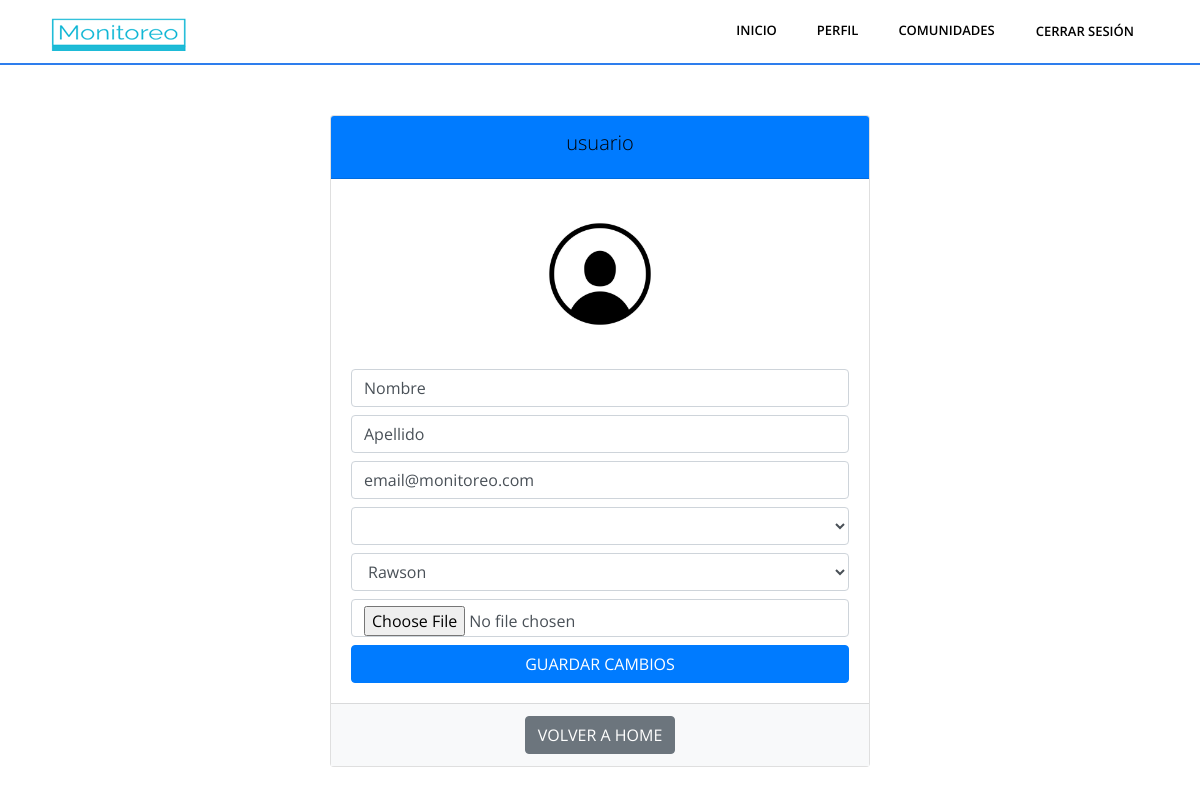
/perfil/ (signed in), run on an earlier commit of the app's database.
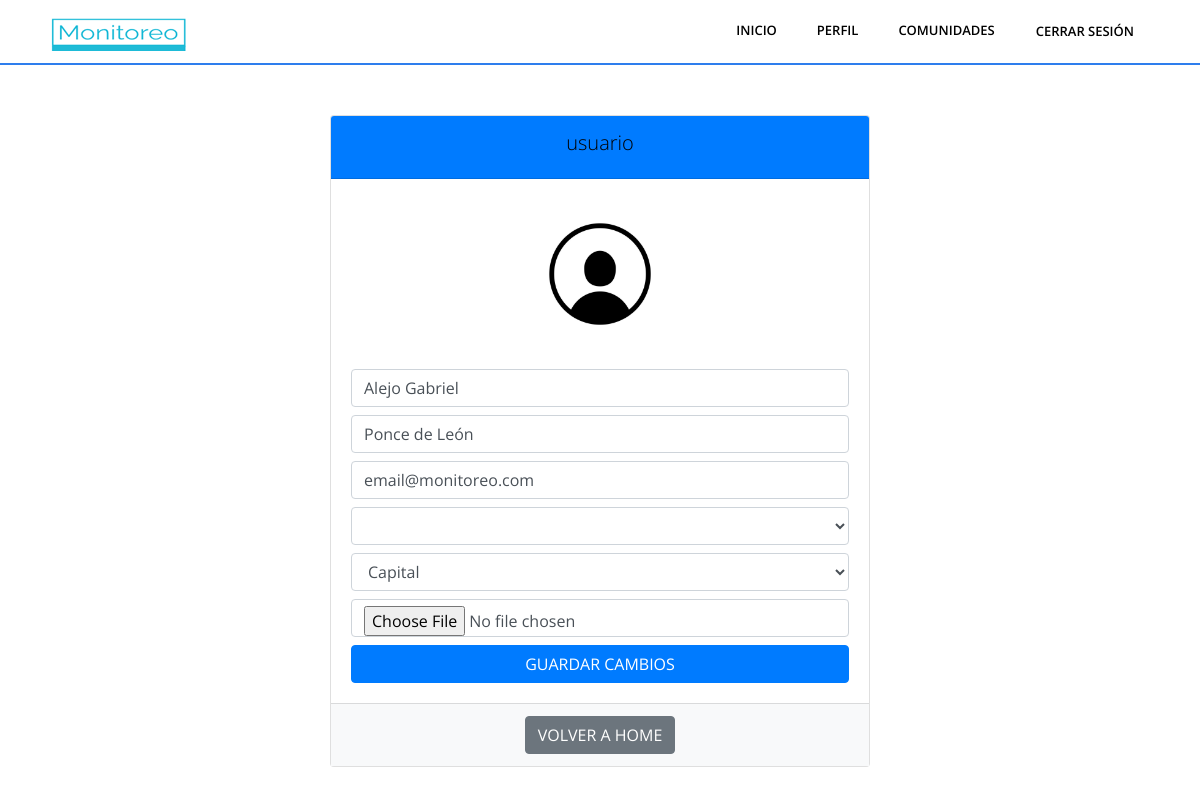
And on a later commit of the database.
### Aplicaciones/Monitoreo/models.py (models this page shows)
class Perfil(models.Model):
    user = models.OneToOneField(User, on_delete=models.CASCADE)
    nombre = models.CharField(max_length=100)
    apellido = models.CharField(max_length=100)
    email = models.CharField(max_length=100, blank=True, null=True)
    direccion = models.CharField(max_length=100, blank=True, null=True)
    departamento = models.CharField(max_length=100, blank=True, null=True)
    comunidades = models.ManyToManyField(Comunidad, through=ComunidadPerfil, related_name='comunidades', blank=True)
    lineas = models.ManyToManyField(LineaTransporte, through=LineaPerfil, related_name='lineas', blank=True)
    profile_picture = models.ImageField(upload_to='profile_pics/', blank=True, null=True)
    ultima_latitud = models.FloatField(null=True, blank=True)
    ultima_longitud = models.FloatField(null=True, blank=True)
    def __str__(self):
        return self.user.username

### Aplicaciones/Monitoreo/views.py (the view)
# urls.py: path('perfil/',views.perfil_usuario, name = "perfil_usuario"),
@login_required
def perfil_usuario(request):
    group_names = requestGroups(request)
    perfil_usuario = get_object_or_404(Perfil, user=request.user)
    provincias = obtener_provincias()
    if request.method == 'POST':
        form = UserProfileForm(request.POST, request.FILES, instance=perfil_usuario)
        nuevo_email = request.POST.get('email')
        antiguo_email = perfil_usuario.email
        if form.is_valid():
            if(nuevo_email != antiguo_email):
                print('envio de mail en progreso')
                send_mail(
                    '¡Actualizaste tu mail!',
                    f'Hola {perfil_usuario.nombre},\n\nTodas las actualizaciones de tus servicios publicos favoritos llegaran a este correo.\n\nAtentamente,\nEl equipo de nuestra aplicación',
                    'alejo.poncedleon@gmail.com',  # Tu dirección de correo electrónico
                    [nuevo_email],  # Lista de direcciones de correo electrónico de destino
                    fail_silently=False,
                )
            form.save()
            return redirect('index')  # Cambia 'perfil' por el nombre de la URL de tu vista de perfil
    else:
        form = UserProfileForm(instance=perfil_usuario)
    context = {
        'request':request,
        'perfil_usuario': perfil_usuario,
        'form': form,
        'provincias': provincias,
        'groups':group_names
    }
    return render(request, 'perfil.html', context)

### Aplicaciones/Monitoreo/forms.py
class UserProfileForm(forms.ModelForm):
    class Meta:
        model = Perfil
        fields = ['nombre', 'apellido','email', 'direccion', 'departamento' , 'profile_picture']

### Aplicaciones/Monitoreo/requests.py (called while the page is built)
def obtener_provincias():
    try:
        url = 'https://apis.datos.gob.ar/georef/api/provincias'
        parametros = {
            'campos': 'nombre',
            'max':'1000'
        }
        response = requests.get(url, params=parametros)
        if response.status_code == 200:
            datos_json = response.json()
            return datos_json['provincias']
        else:
            print(f"Error al obtener datos: {response.status_code}")
            return None
    except requests.RequestException as e:
        print(f"Error de solicitud: {e}")
        return None

### Aplicaciones/Monitoreo/views.py (called while the page is built)
def requestGroups(request):
    user = request.user
    user_groups = user.groups.all()
    group_names = [group.name for group in user_groups]
    return group_names

### Aplicaciones/Monitoreo/templates/perfil.html (shortened to what this page needs)
{% load static %}
<!DOCTYPE html>
<html lang="es">
  {% include 'fragments/head.html' %}
  <body class="body-wrapper" data-spy="scroll" data-target=".privacy-nav">
    {% include 'fragments/header.html' %}
    <div class="container mt-5">
      <div class="row">
        <div class="col-md-6 offset-md-3">
          <div class="card">
            <div class="card-header bg-primary text-white">
              <h3 class="text-center">{{ user.username }}</h3>
            </div>
            <div class="card-body text-center">
              <img
                src="{{ perfil_usuario.profile_picture.url }}"
                alt="Foto de perfil"
                class="profile-img"
              />
              <div class="profile-details">
                <form method="post" enctype="multipart/form-data">
                  <input
                    type="text"
                    name="nombre"
                    value="{{ perfil_usuario.nombre }}"
                    class="form-control mb-2"
                    placeholder="Ingrese un Nombre"
                  />
                  <input
                    type="text"
                    name="apellido"
                    value="{{ perfil_usuario.apellido }}"
                    class="form-control mb-2"
                    placeholder="Ingrese un Apellido"
                  />
                  <input
                    type="email"
                    name="email"
                    value="{{ perfil_usuario.email }}"
                    class="form-control mb-2"
                    placeholder="Ingrese un Correo Electrónico"
                  />
                  <select
                    id="direccion"
                    name="direccion"
                    class="form-control mb-2"
                  >
                  </select>
                  <select
                    id="departamento"
                    name="departamento"
                    class="form-control mb-2"
                  >
                    {% if perfil_usuario.departamento%}
                    <option value="{{ perfil_usuario.departamento }}" selected>
                      {{ perfil_usuario.departamento }}
                    </option>
                      {% endif %}
                  </select>
                  <input
                    type="file"
                    name="profile_picture"
                    class="form-control mb-2"
                  />
                  <button type="submit" class="btn btn-primary btn-block">
                    Guardar Cambios
                  </button>
                </form>
              </div>
            </div>
            <div class="card-footer bg-light text-center">
              <a href="/" class="btn btn-secondary">Volver a Home</a>
            </div>
          </div>
        </div>
      </div>
    </div>
  </body>
</html>

What changed in the data, as far as the page shows it:
changed Perfil "email@monitoreo.com": nombre "Nombre" → "Alejo Gabriel"; apellido "Apellido" → "Ponce de León"; departamento "Rawson" → "Capital"
